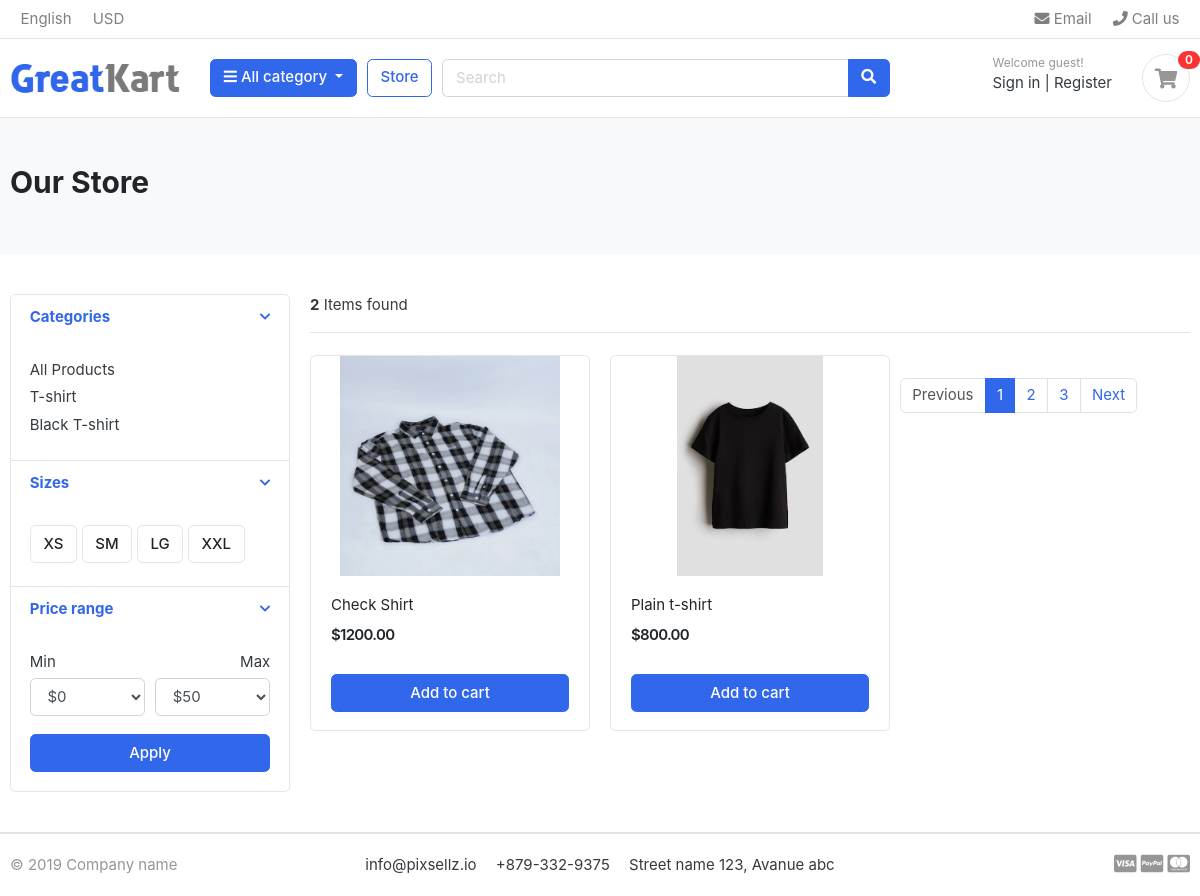
/store/, run on an earlier commit of the app's database.
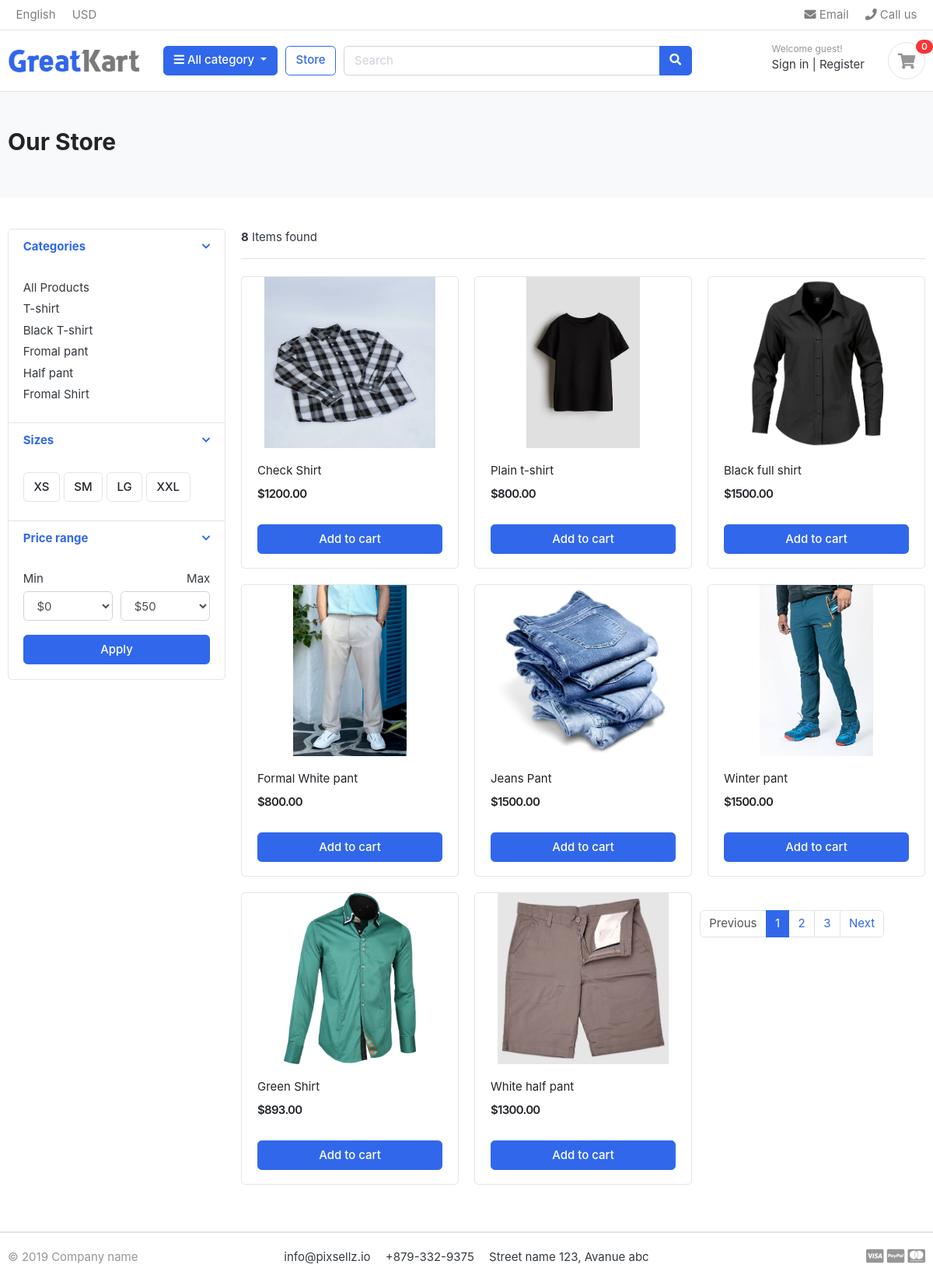
And on a later commit of the database.
### category/models.py (models this page shows, shortened)
class Category(models.Model):
    category_name = models.CharField(max_length=50, unique=True)
    slug = models.SlugField(max_length=100, unique=True)
    description = models.CharField(max_length=255, blank=True)
    cat_image = models.ImageField(upload_to='photos/categories', blank=True)
    class Meta:
        verbose_name = 'Category'
        verbose_name_plural = 'Categories'
    def get_url(self):
        return reverse('products_by_category', args=[self.slug])

### store/models.py (models this page shows, shortened)
class Product(models.Model):
    product_name = models.CharField(max_length=100, unique=True)
    slug = models.SlugField(max_length=100, unique=True)
    description = models.TextField(max_length=500,blank=True)
    price = models.IntegerField()
    images = models.ImageField(upload_to='photos/products')
    stock = models.IntegerField()
    is_available = models.BooleanField(default=True)
    category = models.ForeignKey(Category, on_delete=models.CASCADE)
    created_date = models.DateTimeField(auto_now_add=True)
    modefied_date = models.DateTimeField(auto_now=True)
    def get_url(self):
        return reverse('product_detail',args=[self.category.slug, self.slug])

### store/views.py (the view)
# urls.py: path('store/', include('store.urls')),
def store(request, category_slug=None):
    categories = None
    products = None
    if category_slug != None:
        categories = get_object_or_404(Category, slug=category_slug)
        products = Product.objects.filter(category=categories, is_available=True)
        product_count = products.count()
    else:
        products = Product.objects.all().filter(is_available=True)
        product_count = products.count()
    context = {
        'products': products,
        'product_count' : product_count
    }
    return render(request, 'store/store.html', context)

### category/context_processors.py (called while the page is built)
def menu_links(request):
    links = Category.objects.all()
    return dict(links=links)

### templates/store/store.html (shortened to what this page needs)
{% extends "base.html" %}
{% load static %}
{% block content %}
<section class="section-pagetop bg">
<div class="container">
	<h2 class="title-page">Our Store</h2>
</div>
</section>
<section class="section-content padding-y">
<div class="container">
<div class="row">
	<aside class="col-md-3">
<div class="card">
	<article class="filter-group">
		<header class="card-header">
			<a href="#" data-toggle="collapse" data-target="#collapse_1" aria-expanded="true" class="">
				<i class="icon-control fa fa-chevron-down"></i>
				<h6 class="title">Categories</h6>
			</a>
		</header>
		<div class="filter-content collapse show" id="collapse_1" style="">
			<div class="card-body">
				<ul class="list-menu">
					<li><a href="{% url "store" %}">All Products</a></li>
					{% for category in links %}
					<li><a href="{{category.get_url}}">{{category.category_name}}  </a></li>
					{% endfor %}
				</ul>
			</div>
		</div>
	</article>
	<article class="filter-group">
		<header class="card-header">
			<a href="#" data-toggle="collapse" data-target="#collapse_4" aria-expanded="true" class="">
				<i class="icon-control fa fa-chevron-down"></i>
				<h6 class="title">Sizes </h6>
			</a>
		</header>
		<div class="filter-content collapse show" id="collapse_4" style="">
			<div class="card-body">
			  <label class="checkbox-btn">
			    <span class="btn btn-light"> XS </span>
			  </label>
			  <label class="checkbox-btn">
			    <span class="btn btn-light"> SM </span>
			  </label>
			  <label class="checkbox-btn">
			    <span class="btn btn-light"> LG </span>
			  </label>
			  <label class="checkbox-btn">
			    <span class="btn btn-light"> XXL </span>
			  </label>
		</div>
		</div>
	</article>
	<article class="filter-group">
		<header class="card-header">
			<a href="#" data-toggle="collapse" data-target="#collapse_3" aria-expanded="true" class="">
				<i class="icon-control fa fa-chevron-down"></i>
				<h6 class="title">Price range </h6>
			</a>
		</header>
		<div class="filter-content collapse show" id="collapse_3" style="">
			<div class="card-body">
				<div class="form-row">
				<div class="form-group col-md-6">
				  <label>Min</label>
				  	<select class="mr-2 form-control">
						<option value="0">$0</option>
					</select>
				</div>
				<div class="form-group text-right col-md-6">
				  <label>Max</label>
				  	<select class="mr-2 form-control">
						<option value="50">$50</option>
					</select>
				</div>
				</div>
				<button class="btn btn-block btn-primary">Apply</button>
			</div>
		</div>
	</article>
</div>
	</aside>
	<main class="col-md-9">
<header class="border-bottom mb-4 pb-3">
		<div class="form-inline">
			<span class="mr-md-auto"><strong>{{product_count}}</strong> Items found </span>
		</div>
</header>
<div class="row">
    {% for product in products %}
	<div class="col-md-4" >
		<figure class="card card-product-grid">
			<div class="img-wrap">
				<a href="{{product.get_url}}"><img src="{{ product.images.url }}" alt="{{ product.product_name }}" /></a>
			</div>
			<figcaption class="info-wrap">
				<div class="fix-height">
					<a href="{{ product.get_url }}" class="title">{{ product.product_name }}</a>
					<div class="price-wrap mt-2">
						<span class="price">${{ product.price|floatformat:2 }}</span>
					</div>
				</div>
				<a href="{% url "add_cart" product.id %}" class="btn btn-block btn-primary">Add to cart </a>
			</figcaption>
		</figure>
	</div>
    {% endfor %}
<nav class="mt-4" aria-label="Page navigation sample">
  <ul class="pagination">
    <li class="page-item disabled"><a class="page-link" href="#">Previous</a></li>
    <li class="page-item active"><a class="page-link" href="#">1</a></li>
    <li class="page-item"><a class="page-link" href="#">2</a></li>
    <li class="page-item"><a class="page-link" href="#">3</a></li>
    <li class="page-item"><a class="page-link" href="#">Next</a></li>
  </ul>
</nav>
	</main>
</div>
</div>
</section>
{% endblock  %}

What changed in the data, as far as the page shows it:
added Category: category_name "Fromal pant"
added Category: category_name "Half pant"
added Category: category_name "Fromal Shirt"
added Product: images (picture), product_name "Black full shirt", price "1500.00"
added Product: images (picture), product_name "Formal White pant", price "800.00"
added Product: images (picture), product_name "Jeans Pant", price "1500.00"
added Product: images (picture), product_name "Winter pant", price "1500.00"
added Product: images (picture), product_name "Green Shirt", price "893.00"
added Product: images (picture), product_name "White half pant", price "1300.00"
Also different on the page:
{{ product_count }}: "2" → "8"
